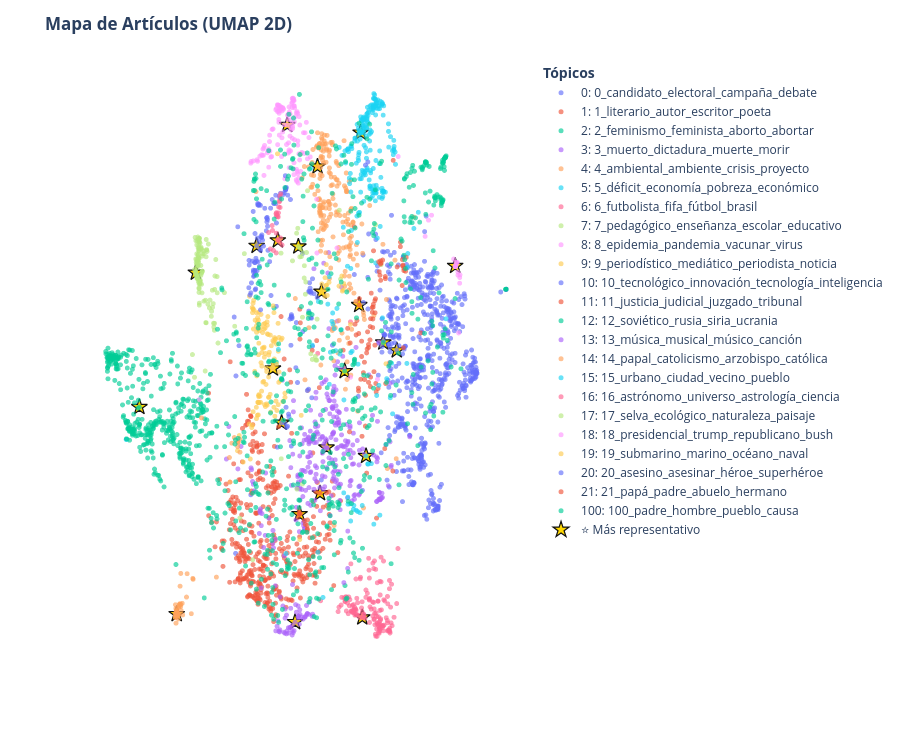

Notebook cell for this chart:
### Markdown cell above
### Proyecciones UMAP 2D y nubes de palabras por tópico

Proyecta los embeddings de documentos y los centroides de tópicos a 2D (UMAP con métrica coseno) destacando el artículo más representativo de cada clúster, y genera un visor interactivo de nubes de palabras con las representaciones de cada tópico.

### Code cell
import plotly.express as px
import plotly.graph_objects as go
import pandas as pd
from umap import UMAP

# ==============================================================================
# PROYECCIÓN 2D DEL ESPACIO SEMÁNTICO (TOP 1 REPRESENTATIVO CON OPACIDAD 0.65)
# ==============================================================================

OCULTAR_TOPICO_100 = False


reducer = UMAP(n_neighbors=15, n_components=2, min_dist=0.0, metric='cosine', random_state=42)
coords_2d = reducer.fit_transform(embeddings_naturales)

topic_info = topic_model.get_topic_info()
topic_names = {row['Topic']: row['Name'] for _, row in topic_info.iterrows()}

# 1. Limpieza de taglines para hover
clean_taglines = (
    df['tagline']
    .fillna("")
    .astype(str)
    .apply(lambda x: (x[:80] + "...") if len(x) > 83 else x)
    .replace("", "Sin bajada")
    .values
)

col_id = df["ID"].values if "ID" in df.columns else df["doc_id"].values

# 2. DataFrame base
plot_df = pd.DataFrame({
    'x': coords_2d[:, 0], 
    'y': coords_2d[:, 1],
    'id': col_id,
    'topic': df['topic'].values.astype(int),
    'title': df['title_text'].values,
    'tagline': clean_taglines
})

if OCULTAR_TOPICO_100:
# Excluir outliers (Tópico 100)
    plot_df = plot_df[plot_df['topic'] != 100].copy()

# Mapeo y orden numérico estricto
plot_df['topic_name'] = plot_df['topic'].map(topic_names)
plot_df['topic_label'] = plot_df['topic'].astype(str) + ": " + plot_df['topic_name']

topics_ordenados = sorted(plot_df['topic'].unique())
categorias_ordenadas = [f"{t}: {topic_names[t]}" for t in topics_ordenados]

plot_df['topic_label'] = pd.Categorical(plot_df['topic_label'], categories=categorias_ordenadas, ordered=True)
plot_df = plot_df.sort_values('topic_label')

# 3. Filtrar ÚNICAMENTE el artículo Rank 1 (el más representativo)
top1_df = df_representativos[df_representativos["Rank"] == 1]
dict_reps = top1_df.set_index("ID")[["Similitud_Centroide"]].to_dict(orient="index")

plot_df["es_rep"] = plot_df["id"].isin(dict_reps)
plot_df["rep_sim"] = plot_df["id"].map(lambda x: dict_reps[x]["Similitud_Centroide"] if x in dict_reps else None)

# 4. Renderizado Plotly
fig = px.scatter(
    plot_df, 
    x='x', 
    y='y', 
    color='topic_label', 
    category_orders={"topic_label": categorias_ordenadas},
    custom_data=['topic_label', 'title', 'tagline']
)

fig.update_traces(
    hovertemplate=(
        "<b>Tópico:</b> %{customdata[0]}<br>"
        "<b>Título:</b> %{customdata[1]}<br>"
        "<i>%{customdata[2]}</i><extra></extra>"
    ), 
    marker=dict(size=5, opacity=0.65)
)

# Capa de estrellas doradas (solo el Top 1 por tópico)
reps_df = plot_df[plot_df["es_rep"]].copy()

fig.add_trace(
    go.Scatter(
        x=reps_df['x'],
        y=reps_df['y'],
        mode='markers',
        name='⭐ Más representativo',
        marker=dict(
            symbol='star',
            size=12,
            color='#FFD700',
            line=dict(width=1.2, color='#111111')
        ),
        customdata=reps_df[['topic_label', 'title', 'tagline', 'rep_sim']],
        hovertemplate=(
            "⭐ <b>Artículo más representativo</b><br>"
            "<b>Similitud Centroide:</b> %{customdata[3]:.4f}<br>"
            "<b>Tópico:</b> %{customdata[0]}<br>"
            "<b>Título:</b> %{customdata[1]}<br>"
            "<i>%{customdata[2]}</i><extra></extra>"
        )
    )
)

fig.update_layout(
    title="<b>Mapa de Artículos (UMAP 2D)</b>", 
    plot_bgcolor='rgba(0,0,0,0)', 
    paper_bgcolor='#fff', 
    height=750, 
    hovermode="closest",
    xaxis=dict(showticklabels=False, zeroline=False, showgrid=False, title=""),
    yaxis=dict(showticklabels=False, zeroline=False, showgrid=False, title=""),
    legend=dict(title="<b>Tópicos</b>", orientation="v", y=1, x=1.02)
)

fig.write_html(GRAFICOS_DIR / "03_espacio_documentos.html")
fig.show()
